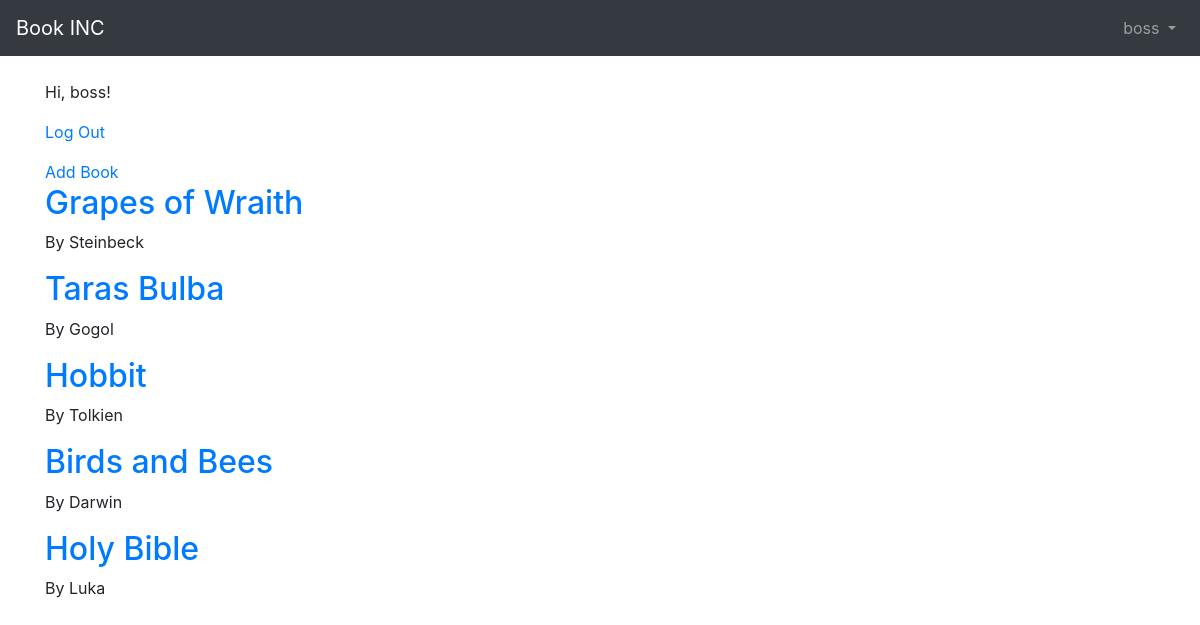
Page / (signed in) on the committed database.
### user/models.py (models this page shows)
class CustomUser(AbstractUser):
    year = models.PositiveIntegerField(null=True, blank=True)

### pages/models.py (models this page shows, shortened)
class Book(models.Model):
    title = models.CharField(max_length=100)
    year = models.IntegerField()
    author = models.CharField(max_length=100)
    price = models.FloatField()

### pages/views.py (the view)
# urls.py: path('', BookListView.as_view(), name='home'),
class BookListView(ListView):
    model = Book
    template_name ='home.html'
    context_object_name = 'all_books'

### user/templates/home.html
{% extends 'base.html' %}
{% block content %}
   {% if user.is_authenticated %}
   <p>Hi, {{user.username}}!</p>
   <p><a href="{% url 'logout' %}">Log Out</a></p>
   <a href="{% url 'book_create' %}">Add Book</a>
   {% else %}
   <p>Hello, anon!</p>
   <a href="{% url 'login' %}">Log In</a>
   |
   <a href="{% url 'signup' %}">Sign Up</a>
   {% endif %}
   {% for book in all_books %}
   <div>
       <h2>
           <a href="{% url 'book_detail' book.pk %}">{{book.title}}</a>
       </h2>
       <p>By {{book.author}}</p>
   </div>
   {% endfor %}
   {% endblock content %}

### user/templates/base.html (shortened to what this page needs)
<!doctype html>
<html lang="en">
<head>
<link rel="stylesheet"
href="https://stackpath.bootstrapcdn.com/bootstrap/4.1.3/css/\
bootstrap.min.css"
integrity="sha384-MCw98/SFnGE8fJT3GXwEOngsV7Zt27NXFoaoApmYm81i\
uXoPkFOJwJ8ERdknLPMO"
crossorigin="anonymous">
</head>
<body>
<nav class="navbar navbar-expand-md navbar-dark bg-dark mb-4">
<a class="navbar-brand" href="{% url 'home' %}">Book INC</a>
<div class="collapse navbar-collapse" id="navbarCollapse">
{% if user.is_authenticated %}
<ul class="navbar-nav ml-auto">
<li class="nav-item">
<a class="nav-link dropdown-toggle" href="#" id="userMenu"
data-toggle="dropdown" aria-haspopup="true"
aria-expanded="false">
{{ user.username }}
</a>
</li>
</ul>
{% endif %}
</div>
</nav>
<div class="container">
{% block content %}
{% endblock content %}
</div>
</body>
</html>

### rows in the picture
CustomUser: username "boss"
Book: title "Grapes of Wraith", author "Steinbeck"
Book: title "Taras Bulba", author "Gogol"
Book: title "Hobbit", author "Tolkien"
Book: title "Birds and Bees", author "Darwin"
Book: title "Holy Bible", author "Luka"
